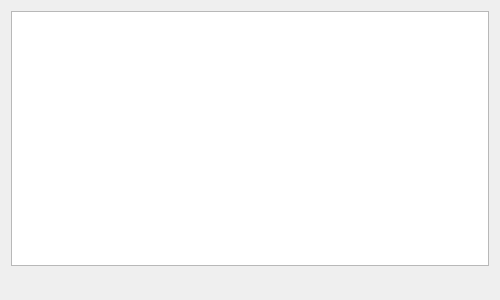
<?xml version="1.0" encoding="UTF-8"?>
<ui version="4.0">
 <class>FileForm</class>
 <widget class="QWidget" name="FileForm">
  <property name="geometry">
   <rect>
    <x>0</x>
    <y>0</y>
    <width>500</width>
    <height>300</height>
   </rect>
  </property>
  <property name="windowTitle">
   <string>Files</string>
  </property>
  <property name="windowIcon">
   <iconset resource="resources.qrc">
    <normaloff>:/icons/16x16/file.png</normaloff>:/icons/16x16/file.png</iconset>
  </property>
  <layout class="QVBoxLayout" name="verticalLayout">
   <property name="spacing">
    <number>0</number>
   </property>
   <item>
    <widget class="QTabBar" name="tabBar" native="true"/>
   </item>
   <item>
    <widget class="QListWidget" name="filesListWidget"/>
   </item>
   <item>
    <layout class="QHBoxLayout" name="horizontalLayout">
     <item>
      <widget class="QToolButton" name="setFolderToolButton">
       <property name="icon">
        <iconset resource="resources.qrc">
         <normaloff>:/icons/16x16/file.png</normaloff>:/icons/16x16/file.png</iconset>
       </property>
       <property name="autoRaise">
        <bool>true</bool>
       </property>
      </widget>
     </item>
     <item>
      <widget class="QToolButton" name="startToolButton">
       <property name="icon">
        <iconset resource="resources.qrc">
         <normaloff>:/start</normaloff>:/start</iconset>
       </property>
       <property name="autoRaise">
        <bool>true</bool>
       </property>
      </widget>
     </item>
     <item>
      <widget class="QToolButton" name="pauseToolButton">
       <property name="icon">
        <iconset resource="resources.qrc">
         <normaloff>:/pause</normaloff>:/pause</iconset>
       </property>
       <property name="autoRaise">
        <bool>true</bool>
       </property>
      </widget>
     </item>
     <item>
      <widget class="QToolButton" name="cancelToolButton">
       <property name="icon">
        <iconset resource="resources.qrc">
         <normaloff>:/stop</normaloff>:/stop</iconset>
       </property>
       <property name="autoRaise">
        <bool>true</bool>
       </property>
      </widget>
     </item>
     <item>
      <widget class="QToolButton" name="restartToolButton">
       <property name="icon">
        <iconset resource="resources.qrc">
         <normaloff>:/restart</normaloff>:/restart</iconset>
       </property>
       <property name="autoRaise">
        <bool>true</bool>
       </property>
      </widget>
     </item>
     <item>
      <widget class="QToolButton" name="openFolderToolButton">
       <property name="icon">
        <iconset resource="resources.qrc">
         <normaloff>:/folder</normaloff>:/folder</iconset>
       </property>
       <property name="autoRaise">
        <bool>true</bool>
       </property>
      </widget>
     </item>
     <item>
      <spacer name="horizontalSpacer">
       <property name="orientation">
        <enum>Qt::Orientation::Horizontal</enum>
       </property>
       <property name="sizeHint" stdset="0">
        <size>
         <width>40</width>
         <height>20</height>
        </size>
       </property>
      </spacer>
     </item>
     <item>
      <widget class="QToolButton" name="removeToolButton">
       <property name="icon">
        <iconset resource="resources.qrc">
         <normaloff>:/delete</normaloff>:/delete</iconset>
       </property>
       <property name="autoRaise">
        <bool>true</bool>
       </property>
      </widget>
     </item>
    </layout>
   </item>
  </layout>
 </widget>
 <customwidgets>
  <customwidget>
   <class>QTabBar</class>
   <extends>QWidget</extends>
   <header location="global">QTabBar</header>
   <container>1</container>
  </customwidget>
 </customwidgets>
 <resources>
  <include location="resources.qrc"/>
 </resources>
 <connections/>
</ui>
